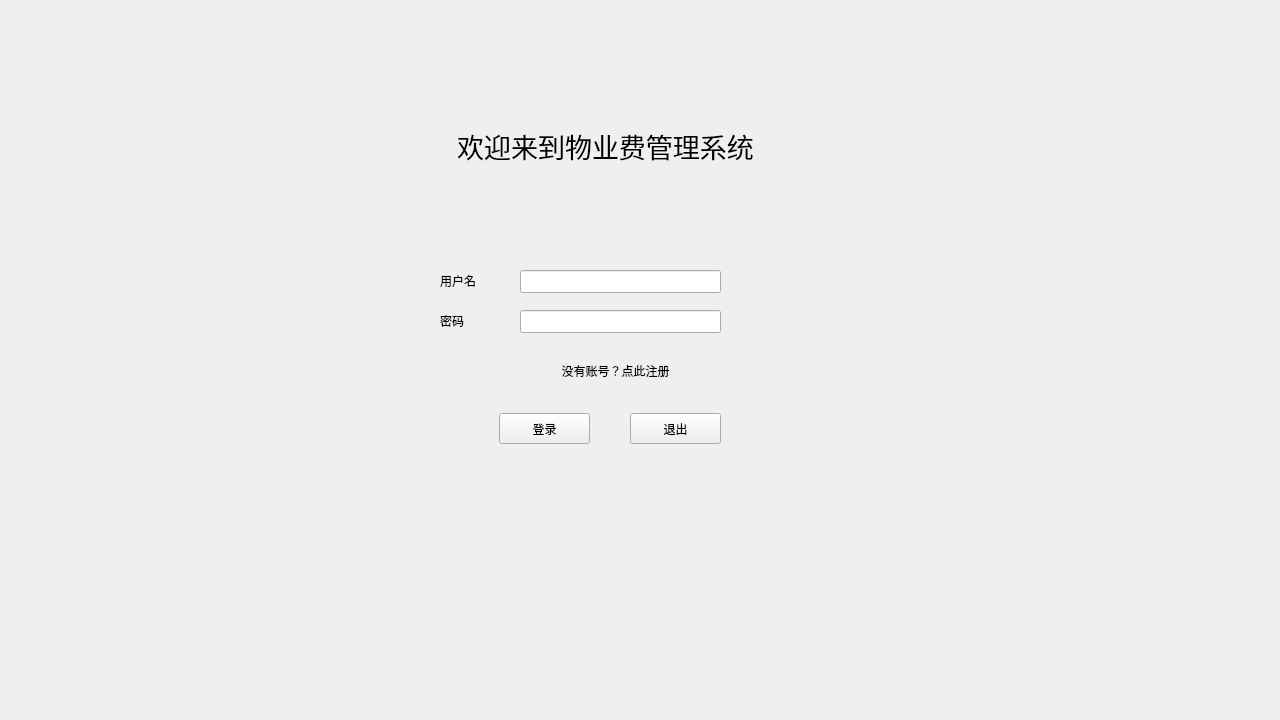
<?xml version="1.0" encoding="UTF-8"?>
<ui version="4.0">
 <class>Logging</class>
 <widget class="QWidget" name="Logging">
  <property name="geometry">
   <rect>
    <x>0</x>
    <y>0</y>
    <width>1280</width>
    <height>720</height>
   </rect>
  </property>
  <property name="minimumSize">
   <size>
    <width>800</width>
    <height>600</height>
   </size>
  </property>
  <property name="maximumSize">
   <size>
    <width>1280</width>
    <height>720</height>
   </size>
  </property>
  <property name="font">
   <font>
    <pointsize>9</pointsize>
   </font>
  </property>
  <property name="windowTitle">
   <string>Form</string>
  </property>
  <widget class="QLineEdit" name="username">
   <property name="geometry">
    <rect>
     <x>520</x>
     <y>270</y>
     <width>201</width>
     <height>23</height>
    </rect>
   </property>
  </widget>
  <widget class="QLineEdit" name="key">
   <property name="geometry">
    <rect>
     <x>520</x>
     <y>310</y>
     <width>201</width>
     <height>23</height>
    </rect>
   </property>
   <property name="echoMode">
    <enum>QLineEdit::Password</enum>
   </property>
   <property name="dragEnabled">
    <bool>false</bool>
   </property>
  </widget>
  <widget class="QPushButton" name="log">
   <property name="geometry">
    <rect>
     <x>499</x>
     <y>413</y>
     <width>91</width>
     <height>31</height>
    </rect>
   </property>
   <property name="text">
    <string>登录</string>
   </property>
  </widget>
  <widget class="QPushButton" name="out">
   <property name="geometry">
    <rect>
     <x>630</x>
     <y>413</y>
     <width>91</width>
     <height>31</height>
    </rect>
   </property>
   <property name="text">
    <string>退出</string>
   </property>
  </widget>
  <widget class="QLabel" name="label">
   <property name="geometry">
    <rect>
     <x>440</x>
     <y>270</y>
     <width>51</width>
     <height>21</height>
    </rect>
   </property>
   <property name="text">
    <string>用户名</string>
   </property>
  </widget>
  <widget class="QLabel" name="label_2">
   <property name="geometry">
    <rect>
     <x>440</x>
     <y>310</y>
     <width>51</width>
     <height>21</height>
    </rect>
   </property>
   <property name="text">
    <string>密码</string>
   </property>
  </widget>
  <widget class="QPushButton" name="create">
   <property name="geometry">
    <rect>
     <x>500</x>
     <y>350</y>
     <width>231</width>
     <height>41</height>
    </rect>
   </property>
   <property name="sizePolicy">
    <sizepolicy hsizetype="Fixed" vsizetype="Fixed">
     <horstretch>0</horstretch>
     <verstretch>0</verstretch>
    </sizepolicy>
   </property>
   <property name="text">
    <string>没有账号？点此注册</string>
   </property>
   <property name="flat">
    <bool>true</bool>
   </property>
  </widget>
  <widget class="QLabel" name="label_3">
   <property name="geometry">
    <rect>
     <x>360</x>
     <y>100</y>
     <width>491</width>
     <height>91</height>
    </rect>
   </property>
   <property name="font">
    <font>
     <family>华文隶书</family>
     <pointsize>20</pointsize>
    </font>
   </property>
   <property name="text">
    <string>欢迎来到物业费管理系统</string>
   </property>
   <property name="alignment">
    <set>Qt::AlignCenter</set>
   </property>
  </widget>
 </widget>
 <resources/>
 <connections/>
</ui>
